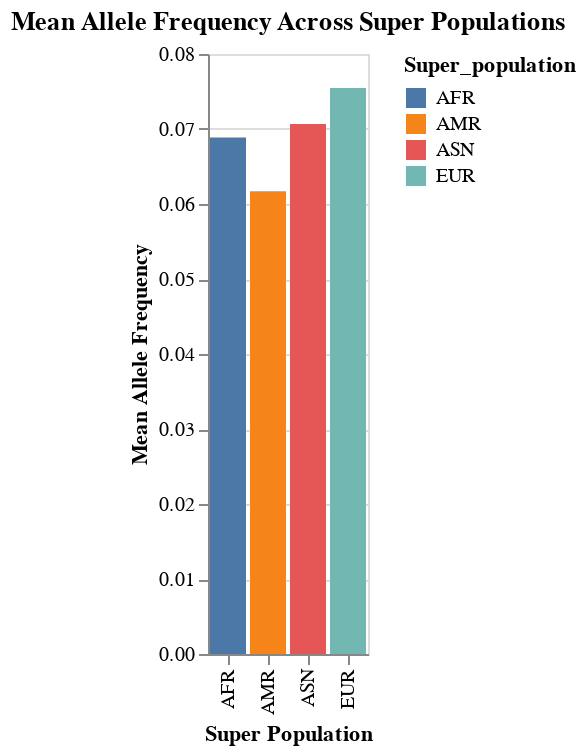

The cell this chart's notebook holds for it:
### Code cell
# Load the allele frequency data correctly
allele_df = pd.read_csv("../Data/variant_frequency_df.csv", index_col=0)  # Fix extra column issue

# Ensure Super_population column is categorical
allele_df["Super_population"] = allele_df["Super_population"].astype(str)

# Create Bar Chart
bar_chart = alt.Chart(allele_df).mark_bar().encode(
    x=alt.X("Super_population:N", title="Super Population"),  # Categorical X-axis
    y=alt.Y("mean(Allele_frequency):Q", title="Mean Allele Frequency"),  # Aggregate mean allele frequency
    color=alt.Color("Super_population", scale=alt.Scale(scheme="tableau10")),  # Different colors per population
).properties(
    title="Mean Allele Frequency Across Super Populations"
)

bar_chart

### Figure 1 — Vega-Lite specification as saved in the notebook (floating-point values rounded to 4 significant figures; data arrays with more than 128 entries replaced by an {"elided": "..."} marker saying what was removed)
{"config": {"view": {"continuousWidth": 300, "continuousHeight": 300}}, "data": {"name": "data-8e0b348eb77c95220aeeca3379482975"}, "mark": {"type": "bar"}, "encoding": {"color": {"field": "Super_population", "scale": {"scheme": "tableau10"}, "type": "nominal"}, "x": {"field": "Super_population", "title": "Super Population", "type": "nominal"}, "y": {"aggregate": "mean", "field": "Allele_frequency", "title": "Mean Allele Frequency", "type": "quantitative"}}, "title": "Mean Allele Frequency Across Super Populations", "$schema": "https://vega.github.io/schema/vega-lite/v5.20.1.json", "datasets": {"data-8e0b348eb77c95220aeeca3379482975": {"elided": "1092 records"}}}
